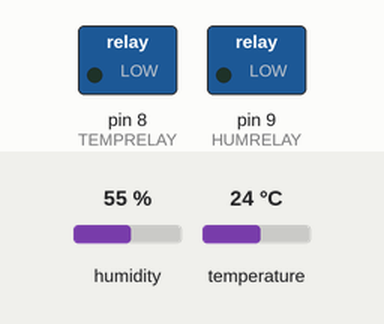
A sketch run on a simulated Arduino Uno, built with avr-gcc and run on an emulated ATmega328P. Shown: switched loads named in the sketch (green lamp = pin HIGH). The test bench sets the inputs (shaded band); at power-on: humidity 55 %, temperature 24 °C.

Above: at 2.8 s.
2.9 s: humidity set to 73 %
5.6 s: humidity set to 76 %
At 6.6 s:
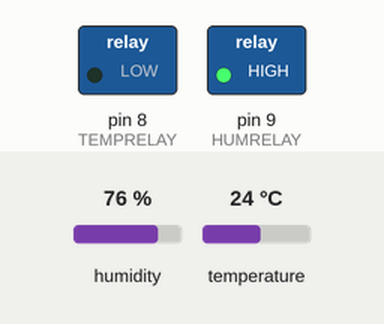
8.3 s: temperature set to 19 °C
11.3 s: temperature set to 16 °C
At 12.7 s:
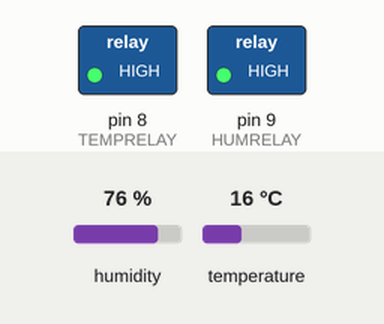
Timing chart, 0 to 14.3 s (numbered marks = the images above; inputs shaded):
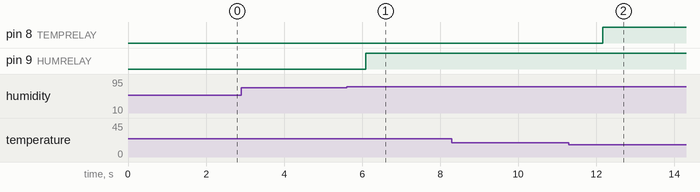

Measured:
- the behaviour switches between 74 and 75 % on humidity (found by bisection; images 0 and 1)
- the behaviour switches between 18 and 17 °C on temperature (found by bisection; images 1 and 2)
- after the input at 2.9 s, every drawn part: stays the same
- after the input at 5.6 s, pin 9 (HUMRELAY): LOW → HIGH after 0.50 s
- after the input at 8.3 s, every drawn part: stays the same
- after the input at 11.3 s, pin 8 (TEMPRELAY): LOW → HIGH after 0.87 s

The sketch:

curing_controller.ino
```cpp
#include <dht11.h>


dht11 DHT11;

#define DHT11PIN 2

float tempsetpoint = 17.0;
float humiditysetpoint = 75.0;

#define TEMPRELAY 8
#define HUMRELAY 9

#define INTERVAL_IN_MS 30000

unsigned long LastFridgeRun = 0;
unsigned long LastHumidityRun = 0;

boolean FRIDGE_IS_ON = false;
boolean HUMIDIFIER_IS_ON = false;

void setup()
{
  pinMode(TEMPRELAY, OUTPUT);
  pinMode(HUMRELAY, OUTPUT);
}

void loop()
{
  int chk = DHT11.read(DHT11PIN);

  Serial.print("Humidity (%): ");
  Serial.println((float)DHT11.humidity, 2);

  Serial.print("Temperature (C): ");
  Serial.println((float)DHT11.temperature, 2);


  if (FRIDGE_IS_ON) {
    LastFridgeRun = millis();
  }
  if (HUMIDIFIER_IS_ON) {
    LastHumidityRun = millis();
  }

  if ((float)DHT11.temperature > tempsetpoint) {
    if (!FRIDGE_IS_ON) {
      if (millis() > LastFridgeRun + INTERVAL_IN_MS) {
        digitalWrite(TEMPRELAY, LOW);
        Serial.println("We turned the fridge on");
        FRIDGE_IS_ON = true;
      }
    }
  }
  else {
    FRIDGE_IS_ON = false;
    digitalWrite(TEMPRELAY, HIGH);
    Serial.println("We turned the fridge off");
  }

  if ((float)DHT11.humidity < humiditysetpoint) {
    if (!HUMIDIFIER_IS_ON) {
      if (millis() > LastHumidityRun + INTERVAL_IN_MS) {
        digitalWrite(HUMRELAY, LOW);
        Serial.println("We turned the humidifier on");
        HUMIDIFIER_IS_ON = true;
      }
    }
  }
  else {
    HUMIDIFIER_IS_ON = false;
    digitalWrite(HUMRELAY, HIGH);
    Serial.println("We turned the humidifier off");
  }

  delay(2000);
}
```
